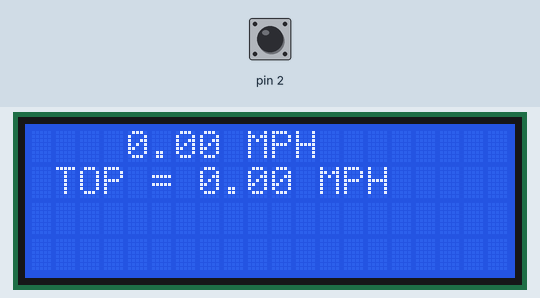
A sketch run on a simulated Arduino Uno, built with avr-gcc and run on an emulated ATmega328P. On the bench: 20×4 character LCD. Inputs (shaded band) come from the test bench; at power-on: pin 2 HIGH.

Above: at 4.3 s.
4.4 s: pin 2 pulled LOW for 0.15 s
At 5.8 s:
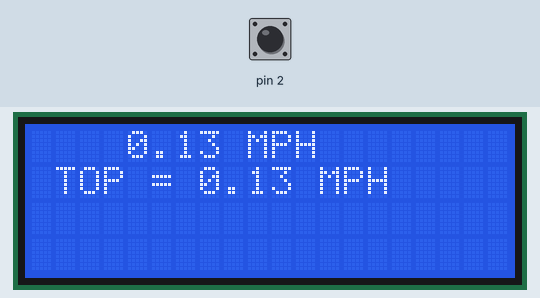
7.5 s: pin 2 pulled LOW for 1 s
At 7.9 s:
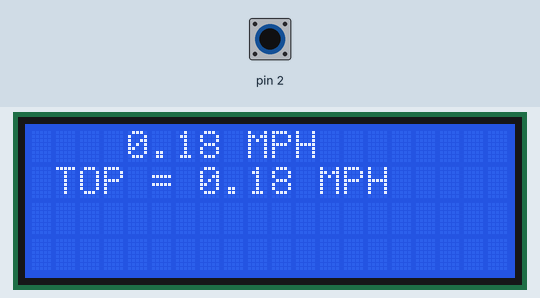
11.5 s: pin 2 pulled LOW for 0.15 s
At 12.8 s:
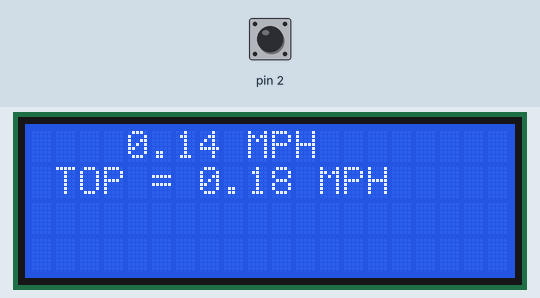
14.6 s: pin 2 pulled LOW for 1 s
At 17.67 s:
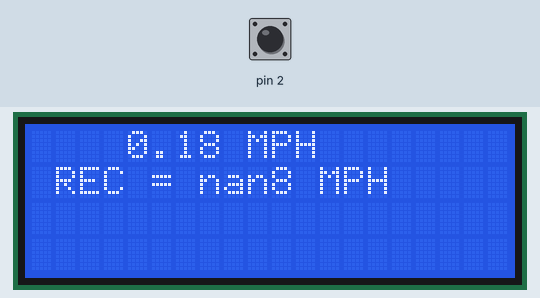
Timing chart, 0 to 19.2 s (numbered marks = the images above; inputs shaded):
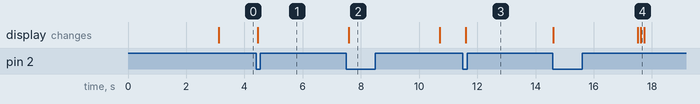

The sketch:

speedometer.ino
```cpp
#include <EEPROM.h>
#include <Wire.h>
#include <LiquidCrystal_I2C.h>

LiquidCrystal_I2C lcd(0x27,20,4);  // set the LCD address to 0x27 for a 16 chars and 2 line display
unsigned long t1 = micros();
double deltaT;
double topSpeed;
float recordSpeed;
int loopCount;

void setup() {


  pinMode(2, INPUT_PULLUP);
  attachInterrupt(digitalPinToInterrupt(2), magnet_detect, FALLING);

  lcd.init();
  // Print a message to the LCD.
  lcd.backlight();
  lcd.setCursor(1,0);
  lcd.print("Welcome Onboard,");
  lcd.setCursor(1,1);
  lcd.print("Ride Safe! :P");
  delay(3000);
  lcd.clear();

  lcd.setCursor(8,0);
  lcd.print(" MPH");
  lcd.setCursor(11,1);
  lcd.print(" MPH");
  EEPROM.get(0,recordSpeed); //disabled for now, reenable when code is finalized

}

void loop() {

  //Update whether top speed or record speed is showing at the moment
  if (loopCount == 0) {
    lcd.setCursor(1,1);
    lcd.print("TOP = ");
  }

  if (loopCount == 130){
    lcd.setCursor(1,1);
    lcd.print("REC = ");
  }


  lcd.setCursor(4,0);
  lcd.print(deltaT);


  loopCount = loopCount + 1;
  if (loopCount >= 130){
    lcd.setCursor(7,1);
    lcd.print(recordSpeed);
    lcd.setCursor(11,1);
  lcd.print(" ");
    loopCount = loopCount*(loopCount != 150);
  }

  else {
    lcd.setCursor(7,1);
    lcd.print(topSpeed);
    lcd.setCursor(11,1);
    lcd.print(" ");
    }

  if (((double) (micros()-t1) / 1000000) > 3.0){ // if wheel doesnt spin for 3 seconds, speed set to 0.
    deltaT = 0.00;
  }
  delay(100); //delay function is in milliseconds


}

 void magnet_detect()//This function is called whenever a magnet/interrupt is detected by the arduino
 {

   deltaT = (double) (micros() - t1) / 1000000;
   t1 = micros();

   deltaT = .08*3.14159*2.23694/deltaT;

   if (topSpeed < deltaT){
    topSpeed = deltaT;
   }


   if (recordSpeed < topSpeed){
    recordSpeed = (float) topSpeed;
    EEPROM.put(0,recordSpeed);
   }

   }
```

Measured:
- after the input at 4.4 s, the display: changes after 0.06 s (image 1)
- after the input at 7.5 s, the display: changes after 0.09 s (image 2)
- after the input at 11.5 s, the display: changes after 0.10 s (image 3)
